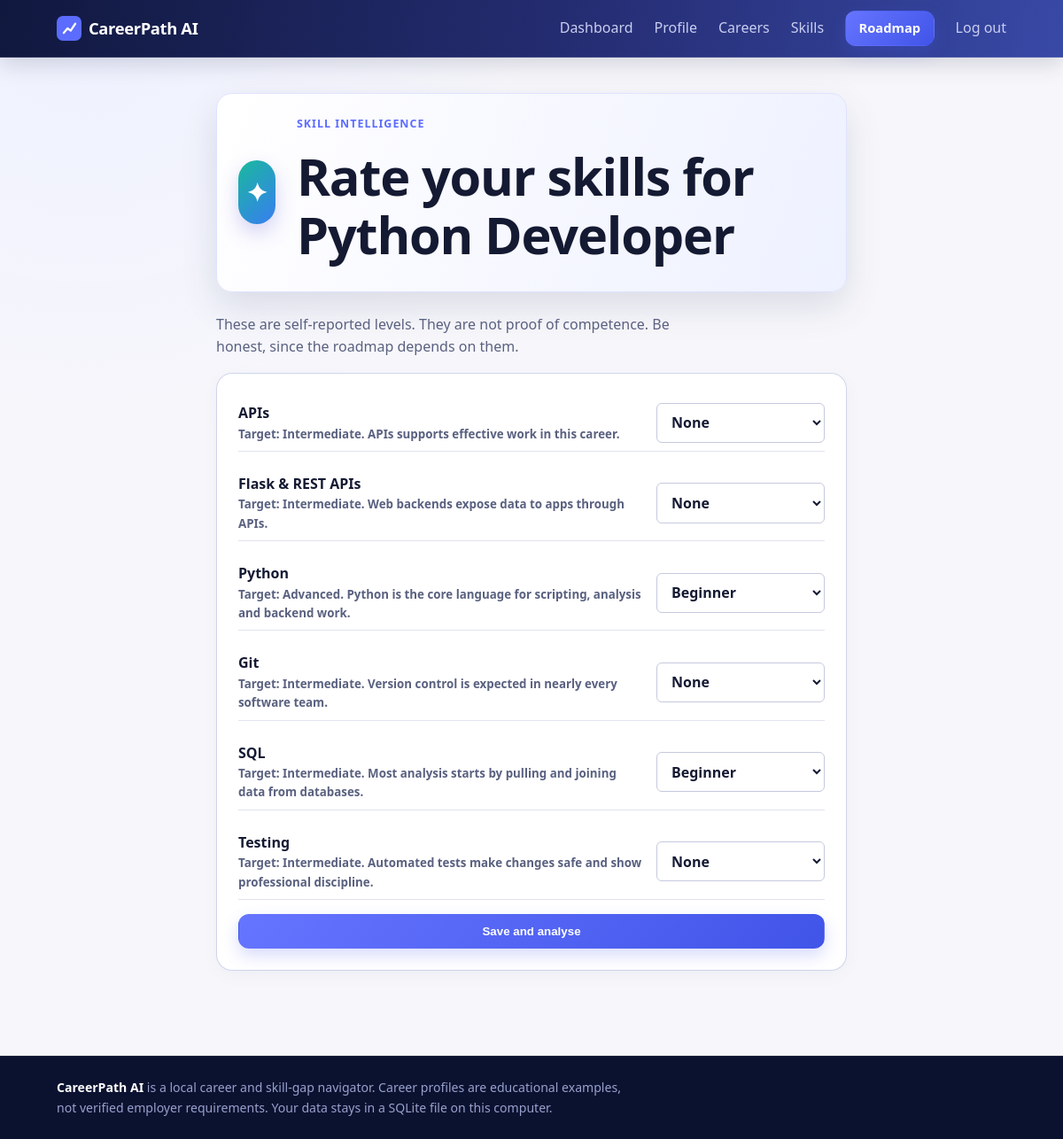
Page /assessment (signed in) on the committed database.
### tables this page shows
CREATE TABLE career_roles (
    id INTEGER PRIMARY KEY,
    slug TEXT NOT NULL UNIQUE,
    title TEXT NOT NULL,
    overview TEXT
, category TEXT NOT NULL DEFAULT 'other-technology');

CREATE TABLE career_role_skills (
    role_id INTEGER NOT NULL REFERENCES career_roles(id) ON DELETE CASCADE,
    skill_id INTEGER NOT NULL REFERENCES skills(id) ON DELETE CASCADE,
    target_level INTEGER NOT NULL CHECK (target_level BETWEEN 1 AND 3),
    importance INTEGER NOT NULL CHECK (importance BETWEEN 1 AND 3),
    prerequisite_skill_id INTEGER REFERENCES skills(id),
    PRIMARY KEY (role_id, skill_id)
);

CREATE TABLE skills (
    id INTEGER PRIMARY KEY,
    name TEXT NOT NULL UNIQUE,
    description TEXT
);

### app.py (the view, shortened to what this page needs)
    @app.route("/assessment", methods=["GET", "POST"])
    @login_required
    def assessment():
        student, role, a = state()
        if not role:
            flash("Choose a career first.", "error"); return redirect(url_for("careers"))
        return render_template("assessment.html", a=a, role=role)

### database.py (called while the page is built)
def get_connection(db_path):
    conn = sqlite3.connect(db_path)
    conn.row_factory = sqlite3.Row
    conn.execute("PRAGMA foreign_keys = ON")  # SQLite ignores FKs unless enabled per connection
    return conn

### services/skill_analyzer.py (called while the page is built)
def analyze(rows, levels):
    items, num, den = [], 0.0, 0
    for r in rows:
        cur = levels.get(r["skill_id"], 0)
        gap = max(r["target"] - cur, 0)
        status = "achieved" if gap == 0 else ("missing" if cur == 0 else "improve")
        num += r["importance"] * min(cur, r["target"]) / r["target"]
        den += r["importance"]
        items.append({**r, "current": cur, "gap": gap, "status": status, "priority": r["importance"] * gap})
    counts = {k: sum(i["status"] == k for i in items) for k in ("achieved", "improve", "missing")}
    top = sorted((i for i in items if i["gap"]), key=lambda i: (-i["priority"], i["name"]))[:3]
    return {"items": items, "score": round(100 * num / den) if den else 0, "counts": counts, "top": top}

### templates/assessment.html (shortened to what this page needs)
{% extends "base.html" %}{% block title %}Skill assessment{% endblock %}
{% block content %}<section class="wrap page narrow">
<div class="page-banner skills-banner"><div class="skill-icon">✦</div><div><p class="eyebrow">SKILL INTELLIGENCE</p><h1>Rate your skills for {{ role.title }}</h1></div></div>
<p class="sub">These are self-reported levels. They are not proof of competence. Be honest, since the roadmap depends on them.</p>
<form method="post" class="panel form">
{% for i in a["items"] %}
  <label class="skillrow"><span><strong>{{ i.name }}</strong><br><small class="muted">Target: {{ LEVELS[i.target] }}. {{ i.why }}</small></span>
    <select name="skill_{{ i.skill_id }}">{% for lv in LEVELS %}<option value="{{ loop.index0 }}" {{ 'selected' if i.current == loop.index0 }}>{{ lv }}</option>{% endfor %}</select></label>
{% endfor %}
  <button class="btn" type="submit">Save and analyse</button>
</form></section>{% endblock %}

### templates/base.html (shortened to what this page needs)
<!doctype html>
<html lang="en">
<head>
  <link rel="stylesheet" href="{{ url_for('static', filename='css/style.css') }}">
</head>
<body>
  <header class="nav">
    <div class="wrap nav-in">
      <a class="brand" href="{{ url_for('index') }}" aria-label="CareerPath AI home">
        <svg width="28" height="28" viewBox="0 0 32 32" aria-hidden="true">
          <rect width="32" height="32" rx="8" fill="#5B6CFF"/>
          <path d="M9 22l5-6 4 3 6-9" fill="none" stroke="#fff" stroke-width="2.6" stroke-linecap="round" stroke-linejoin="round"/>
        </svg>
        <span>CareerPath AI</span>
      </a>
      <nav aria-label="Primary">
      {% if current_user %}
        <a href="{{ url_for('dashboard') }}">Dashboard</a>
        <a href="{{ url_for('profile') }}">Profile</a>
        <a href="{{ url_for('careers') }}">Careers</a>
        <a href="{{ url_for('assessment') }}">Skills</a>
        <a class="btn btn-sm" href="{{ url_for('roadmap') }}">Roadmap</a>
        <form method="post" action="{{ url_for('logout') }}" class="nav-logout"><input type="hidden" name="csrf_token" value="{{ csrf_token }}"><button type="submit">Log out</button></form>
      {% else %}
        <a href="{{ url_for('login') }}">Sign in</a><a class="btn btn-sm" href="{{ url_for('register') }}">Create account</a>
      {% endif %}
      </nav>
    </div>
  </header>
  <main id="main">
  {% with m = get_flashed_messages(with_categories=true) %}{% for c, t in m %}<div class="flash {{ c }}" role="status"><div class="wrap">{{ t }}</div></div>{% endfor %}{% endwith %}{% block content %}{% endblock %}</main>
  <footer class="foot">
    <div class="wrap">
      <p><strong>CareerPath AI</strong> is a local career and skill-gap navigator. Career profiles are educational examples, not verified employer requirements. Your data stays in a SQLite file on this computer.</p>
    </div>
  </footer>
</body>
</html>

### static/css/style.css (style rules this page uses)
:root { --navy-900:#0B1230; --navy-800:#121B45; --navy-700:#1D2859; --paper:#F7F7FB; --white:#fff; --ink:#151A33; --muted:#5A6180; --line:#E1E3EF; --accent:#5B6CFF; --accent-dark:#4351D9; --ok:#2FBF8F; --warn:#F2B134; --gap:#EF6A7B; --font:"Segoe UI Variable Text","Segoe UI",system-ui,-apple-system,Roboto,sans-serif; --s1:.25rem;--s2:.5rem;--s3:1rem;--s4:1.5rem;--s5:2.5rem;--s6:4.5rem; --r-sm:6px;--r-md:12px;--r-lg:18px; --shadow:0 16px 42px rgba(20,29,78,.12); --shadow-hover:0 22px 55px rgba(20,29,78,.18); --ease:160ms ease; }
* { box-sizing:border-box }
html { scroll-behavior:smooth }
body { margin:0;font-family:var(--font);color:var(--ink);background:radial-gradient(circle at 8% 0%,#eef1ff 0,transparent 32rem),var(--paper);line-height:1.6;-webkit-font-smoothing:antialiased }
.wrap { max-width:1120px;margin:0 auto;padding:0 var(--s4) }
h1,h2,h3 { line-height:1.15;margin:0 0 var(--s3);letter-spacing:-.02em }
h1 { font-size:clamp(2.2rem,5vw,3.6rem);font-weight:750 }
p { margin:0 0 var(--s3);max-width:62ch }
a { color:inherit }
.nav { background:linear-gradient(100deg,#10183e 0%,#252d73 55%,#3849a6 100%);color:#fff;position:sticky;top:0;z-index:10;border-bottom:1px solid rgba(255,255,255,.12);box-shadow:0 8px 24px rgba(11,18,48,.15) }
.nav-in { display:flex;align-items:center;justify-content:space-between;height:64px }
.brand { display:flex;align-items:center;gap:var(--s2);font-weight:750;font-size:1.15rem;text-decoration:none;letter-spacing:-.02em }
.nav nav { display:flex;align-items:center;gap:var(--s4) }
.nav nav a { text-decoration:none;color:#C9CEF0;transition:color var(--ease) }
.nav nav a.btn { color:#fff }
.btn { display:inline-block;background:linear-gradient(135deg,#6675ff,#4054e8);color:#fff;text-decoration:none;font-weight:650;padding:.7rem 1.2rem;border-radius:var(--r-md);border:1px solid transparent;box-shadow:0 8px 18px rgba(78,94,235,.22);transition:background var(--ease),transform var(--ease),box-shadow var(--ease) }
.btn-sm { padding:.45rem .9rem;font-size:.92rem }
.sub { color:var(--muted) }
.foot { background:var(--navy-900);color:#98A0CC;border-top:1px solid rgba(255,255,255,.08);padding:var(--s4) 0;font-size:.88rem }
.foot p { margin:0;max-width:80ch }
.foot strong { color:#fff }
.page { padding:var(--s5) var(--s4) var(--s6) }
.narrow { max-width:760px }
.panel { background:rgba(255,255,255,.92);border:1px solid rgba(180,188,225,.62);border-radius:var(--r-lg);padding:var(--s4);margin-bottom:var(--s4);box-shadow:0 5px 18px rgba(30,42,100,.045) }
.eyebrow { color:var(--accent);font-size:.78rem;font-weight:700;text-transform:uppercase;letter-spacing:.08em }
.page-banner { display:flex;align-items:center;gap:var(--s4);padding:var(--s4);margin-bottom:var(--s4);border-radius:var(--r-lg);background:linear-gradient(110deg,#fff,#eef1ff);border:1px solid #dfe3ff;box-shadow:var(--shadow) }
.page-banner h1 { margin-bottom:.4rem }
.avatar-orb,.skill-icon { width:72px;height:72px;display:grid;place-items:center;border-radius:24px;color:#fff;font-size:2rem;font-weight:800;background:linear-gradient(135deg,#6577ff,#a050d0);box-shadow:0 10px 22px rgba(93,85,212,.25) }
.skill-icon { background:linear-gradient(135deg,#19b99d,#387df2);font-size:1.8rem }
.muted,.sub { color:var(--muted) }
small.muted { display:block }
.form { display:grid;gap:var(--s3) }
label { display:grid;gap:var(--s1);font-weight:600 }
input,select,textarea { font:inherit;padding:.6rem .75rem;border:1px solid #C5C9DD;border-radius:var(--r-sm);background:#fff;color:var(--ink);width:100% }
.skillrow { grid-template-columns:1fr 190px;align-items:center;gap:var(--s3);padding:var(--s2) 0;border-bottom:1px solid var(--line) }
.nav-logout { display:inline }
.nav-logout button { font:inherit;border:0;background:transparent;color:#C9CEF0;cursor:pointer;padding:0 }

### rows in the picture
career_roles: title "Python Developer"
career_role_skills: name "APIs", target_level "Intermediate", why "APIs supports effective work in this career.", skill "None"
career_role_skills: name "Flask & REST APIs", target_level "Intermediate", why "Web backends expose data to apps through APIs.", skill "None"
career_role_skills: name "Python", target_level "Advanced", why "Python is the core language for scripting, analysis and backend work.", skill "Beginner"
career_role_skills: name "Git", target_level "Intermediate", why "Version control is expected in nearly every software team.", skill "None"
career_role_skills: name "SQL", target_level "Intermediate", why "Most analysis starts by pulling and joining data from databases.", skill_1 "Beginner"
career_role_skills: name "Testing", target_level "Intermediate", why "Automated tests make changes safe and show professional discipline.", skill "None"
